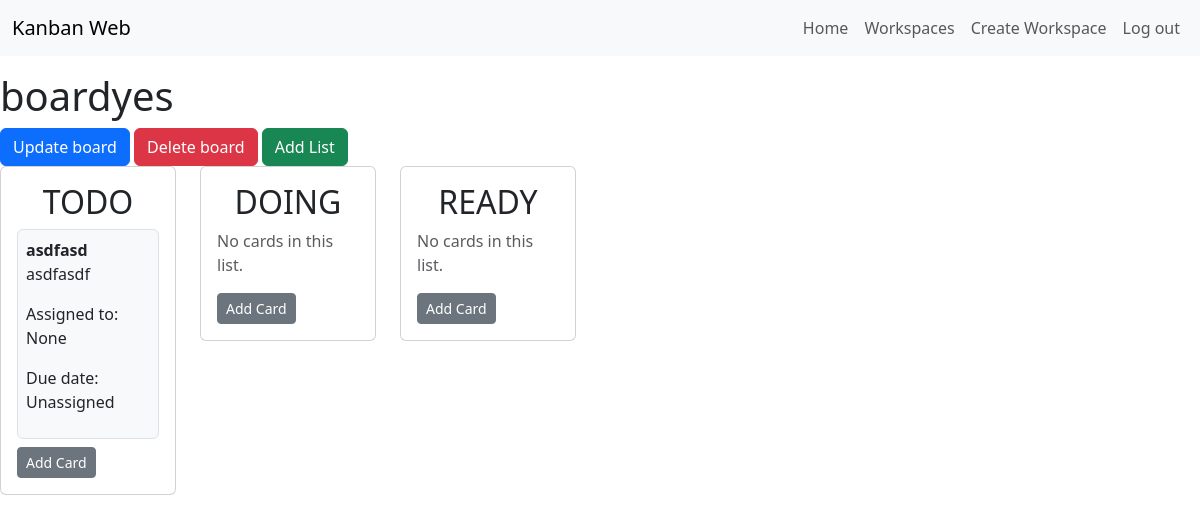
The page /workspaces/12/3/boards/13/ (signed in) on the database its author committed.
### tasks/models.py (models this page shows, shortened)
class Board(models.Model):
    name = models.CharField(max_length=25)
    workspace = models.ForeignKey(Workspace, on_delete=models.CASCADE)

class CardList(models.Model):
    name = models.CharField(max_length=25)
    board = models.ForeignKey(Board, on_delete=models.CASCADE, related_name='card_lists')
    max_cards = models.PositiveIntegerField(default=5)  # User-defined limit
    amount_cards = models.IntegerField(default=0)

class Card(models.Model):
    name = models.CharField(max_length=255)
    description = models.TextField(blank=True, null=True)
    due_date = models.DateTimeField(blank=True, null=True)  # New field for due date
    created = models.DateTimeField(auto_now_add=True)
    card_list = models.ForeignKey(CardList, on_delete=models.CASCADE, related_name='cards')
    assigned_to = models.ForeignKey(User, on_delete=models.SET_NULL, null=True, blank=True, related_name='cards')

### tasks/views.py (the view)
# urls.py: path('workspaces/<int:owner_id>/<int:workspace_id>/boards/<int:board_id>/', views.view_board, name='view_board'),
@login_required
def view_board(request, owner_id, workspace_id, board_id):
    board = get_object_or_404(Board, pk=board_id)
    card_lists = board.card_lists.all()
    workspace = board.workspace
    if request.method == 'POST':
        form = CardForm(request.POST)
        card_list_id = request.POST.get('card_list_id')
        card_list = get_object_or_404(CardList, pk=card_list_id)
        if form.is_valid():
            new_card = form.save(commit=False)
            new_card.card_list = card_list
            new_card.due_date = form.cleaned_data.get('due_date')  # Assign the due date
            new_card.assigned_to = form.cleaned_data.get('assigned_to')  # Assign the user based on form data
            new_card.save()
            card_list = get_object_or_404(CardList, pk=new_card.get_card_list())
            card_list.increse_amount()
            card_list.save()
            new_checklist_item_description = request.POST.get('new_checklist_item')
            if new_checklist_item_description:
                ChecklistItem.objects.create(card=new_card, description=new_checklist_item_description)
            print(f"Card created with due date: {new_card.due_date}")  # Debugging line
            return redirect('view_board', owner_id=owner_id, workspace_id=workspace_id, board_id=board.id)
    else:
        form = CardForm(workspace=workspace)
    return render(request, 'view_board.html', {
        'board': board,
        'card_lists': card_lists,
        'form': form,
        'owner_id': owner_id,
        'workspace_id': workspace_id
    })

### tasks/templates/view_board.html (shortened to what this page needs)
{% extends 'base.html' %}
{% load widget_tweaks %}
{% block content %}
    <h1>{{ board.name }}</h1>
    <form action="{% url 'update_board' owner_id=board.workspace.owner.id workspace_id=board.workspace.id board_id=board.id %}" method="GET" style="display:inline;">
        <button type="submit" class="btn btn-primary">Update board</button>
    </form>
    <a href="{% url 'delete_board' owner_id=board.workspace.owner.id workspace_id=board.workspace.id board_id=board.id %}" class="btn btn-danger">
        Delete board
    </a>
    <a href="{% url 'create_cardlist' owner_id=board.workspace.owner.id workspace_id=board.workspace.id board_id=board.id %}" class="btn btn-success" onclick="toggleAddListForm(event)">
        Add List
    </a>
    <div class="row">
        <div class="row">
            {% for card_list in card_lists %}
                <div class="col-md-2 mb-4">
                    <div class="card">
                        <div class="card-body {% if card_list.amount_cards >= card_list.max_cards %}bg-warning{% endif %}">
                            <h2 class="card-title text-center">
                                {{ card_list.name }}
                            </h2>
                            {% for card in card_list.cards.all %}
                                <a href="{% url 'update_card' owner_id=owner_id workspace_id=workspace_id board_id=board.id card_id=card.id %}" class="text-decoration-none" style="color: inherit;">
                                    <div class="mb-2 p-2 border rounded bg-light">
                                        <strong>{{ card.name }}</strong>
                                        <p>{{ card.description }}</p>
                                        <p>
                                            {% if card.assigned_to %}
                                                Assigned to: {{ card.assigned_to.username }}
                                            {% else %}
                                                Assigned to: None
                                            {% endif %}
                                        </p>
                                        <p>
                                            {% if card.due_date %}
                                                Due date: {{ card.due_date }}
                                            {% else %}
                                                Due date: Unassigned
                                            {% endif %}
                                        </p>
                                    </div>
                                </a>
                            {% empty %}
                                <p class="text-muted">No cards in this list.</p>
                            {% endfor %}
                            <button type="button" id="toggle-button-{{ card_list.id }}" class="btn btn-secondary btn-sm" onclick="toggleForm('{{ card_list.id }}')">
                                Add Card
                            </button>
                        </div>
                    </div>
                </div>
            {% endfor %}
        </div>
    </div>
{% endblock %}

### rows shown on the page
Board: name "boardyes"
CardList: name "TODO"
Card: name "asdfasd", description "asdfasdf", shows "Assigned to: None", shows "Due date: Unassigned"
CardList: name "DOING"
CardList: name "READY"
